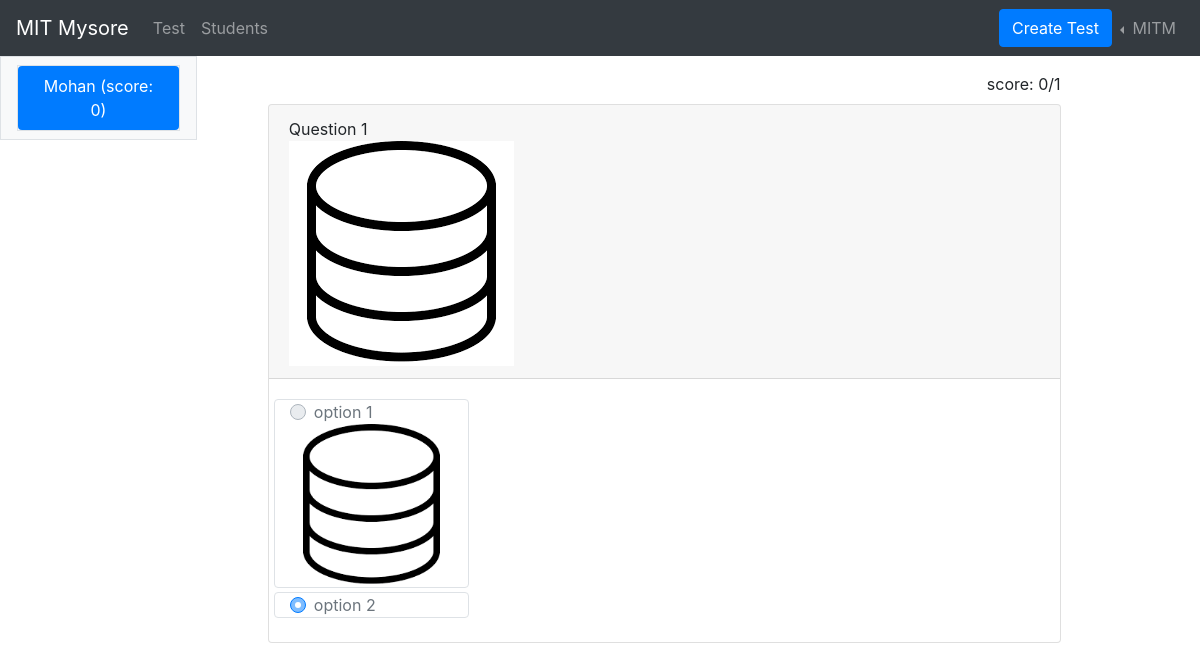
The app's page /test/i/result/4 (signed in) with its own data.
### users/models.py (models this page shows, shortened)
class Institute(models.Model):
    name = models.CharField(max_length=100)
    email = models.EmailField(unique=True)
    password = models.CharField(max_length=257)
    institute_code = models.CharField(
        max_length=20, default=random_code, unique=True)

class Student(models.Model):
    reg_no = models.CharField(max_length=20, blank=True, null=True)
    name = models.CharField(max_length=50)
    email = models.EmailField(unique=True)
    phone_number = models.CharField(max_length=20, unique=True)
    password = models.CharField(max_length=257)
    puc_college = models.CharField(max_length=200, blank=True, null=True)
    preffered_branch = models.CharField(max_length=100, blank=True, null=True)
    institute = models.ForeignKey(
        Institute, on_delete=models.CASCADE, related_name="students")

### questions/models.py (models this page shows, shortened)
class Question(models.Model):
    question = models.TextField()
    question_image = models.ImageField(upload_to='images/question/', null=True, blank=True)
    solution = models.TextField(null=True, blank=True)
    solution_image = models.ImageField(upload_to='images/solution/', null=True, blank=True)
    category = models.ForeignKey(CategoryLevel2, on_delete=models.SET_NULL, null=True, related_name="questions")
    created_on = models.DateField(auto_now=True)
    has_multiple_answers = models.BooleanField(default=False)

class Options(models.Model):
    question = models.ForeignKey('Question', on_delete=models.CASCADE, related_name='options')
    option = models.CharField(max_length=100)
    image = models.ImageField(upload_to='images/options/', null=True, blank=True)
    is_true = models.BooleanField(default=False)
    class Meta:
        unique_together = ['question', 'option']

### tests/views.py (the view)
# urls.py: path('i/result/<int:test_id>', views.resultInstitute),
def resultInstitute(request, test_id):
    if request.session.get('institute', False):
        email = request.session['institute']
        if Institute.objects.filter(email=email).exists():
            institute = Institute.objects.filter(email=email)[0]
            test = Test.objects.get(id=test_id)
            students = test.students.all()
            students_response = []
            for student in students:
                student_questions = StudentQuestion.objects.filter(student_test=student)
                questions = []
                score = 0
                total_questions = len(student_questions)
                for student_question in student_questions:
                    options = []
                    question_options = student_question.question_test.question.options.all()
                    student_options = student_question.option.all()
                    is_correct = False
                    for option in question_options:
                        is_marked = False
                        for student_option in student_options:
                            if option.id == student_option.option.id:
                                is_marked = True
                                if option.is_true:
                                    is_correct = True
                        options.append({
                            "option": option,
                            "is_marked": is_marked
                        })
                    if is_correct:
                        score += 1
                    questions.append({
                        "question": student_question.question_test.question,
                        "options": options,
                        "is_correct": is_correct
                    })
                students_response.append({
                    "student": student.student,
                    "questions": questions,
                    "score": score,
                    "total_questions": total_questions
                })
            response_obj = {"institute": institute, "students": students_response}
            return render(request, "test_results_institute.html", response_obj)
        else:
            return redirect('/log-in')
    else:
        return redirect('/log-in')

### templates/test_results_institute.html (shortened to what this page needs)
{% extends "nav_institute.html" %} {% block content %}
<link rel="stylesheet" href="https://cdnjs.cloudflare.com/ajax/libs/font-awesome/4.7.0/css/font-awesome.min.css">
<div class="container-fluid">
    <div class="row mr-lg-1">
        <div class="col-12 col-md-3 col-xl-2 p-0" id="sideNav">
            <nav class="navbar navbar-expand-md navbar-light bg-light border">
                <div class="collapse navbar-collapse border" id="sideNavQuestions">
                    <ul class="w-100 nav nav-pills nav-justified flex-column">
                        {% for student in students %}
                        <li class="nav-item">
                            <a class="nav-link {% if forloop.first %}active{% endif %}" data-toggle="tab"
                                href="#student{{student.student.id}}">{{ student.student.name }}
                                (score: {{student.score}})</a>
                        </li>
                        {% endfor %}
                    </ul>
                </div>
            </nav>
        </div>
        <main class="col-12 col-md-9 col-xl-9 py-md-3 pl-md-5 bd-content mx-2">
            <div class="tab-content">
                {% for student in students %}
                <div class="tab-pane container {% if forloop.first %}active{% endif %}"
                    id="student{{student.student.id}}">
                    <div class="row mb-2 mt-0">
                        <div class="col-auto ml-auto">
                            score: {{student.score}}/{{student.total_questions}}
                        </div>
                    </div>
                    {% for question in student.questions %}
                    <div class="card mb-2 {% if question.is_correct %}border border-success{% endif %}">
                        <div class="card-header">
                            <div class="row">
                                <div class="col">
                                    {{question.question.question}}
                                    {% if question.question.question_image %}
                                    <img class="img-fluid" src="/uploads/{{question.question.question_image}}" alt="">
                                    {% endif %}
                                </div>
                                <div class="col-auto ml-auto">
                                </div>
                            </div>
                        </div>
                        <div class="card-body">
                            {% for option in question.options %}
                            <div class="row mb-1">
                                <div class="col-12 col-xl-3 border rounded">
                                    <div class="row">
                                        <div class="col-auto align-self-center">
                                            <div class="custom-control custom-radio">
                                                <label class="custom-control-label"
                                                    for="option{{question.question.id}}{{option.option.id}}">
                                                    {{option.option.option}}
                                                </label>
                                            </div>
                                        </div>
                                        {% if option.option.image %}
                                        <div class="col-auto">
                                            <img class="img-fluid" src="/uploads/{{option.option.image}}" alt="">
                                        </div>
                                        {% endif %}
                                    </div>
                                </div>
                            </div>
                            {% endfor %}
                        </div>
                    </div>
                    {% endfor %}
                </div>
                {% endfor %}
            </div>
        </main>
    </div>
</div>
{% endblock %}

### templates/nav_institute.html (shortened to what this page needs)
<!DOCTYPE html>
<html lang="en">
<head>
  <link rel="stylesheet" href="https://maxcdn.bootstrapcdn.com/bootstrap/4.5.0/css/bootstrap.min.css" />
</head>
<body>
  <nav class="navbar navbar-expand-sm bg-dark navbar-dark">
    <a class="navbar-brand" href="/">MIT Mysore</a>
    <div class="collapse navbar-collapse" id="collapsibleNavbar">
      <ul class="navbar-nav mr-auto">
        <li class="nav-item">
          <a class="nav-link" href="/test/i/test-list">Test</a>
        </li>
        <li class="nav-item">
          <a class="nav-link" href="/i/student-list">Students</a>
        </li>
      </ul>
      <a class="btn btn-primary" href="/test/i/create-test">
        Create Test
      </a>
      <ul class="navbar-nav">
        <li class="nav-item dropdown dropleft">
          <a class="nav-link dropdown-toggle" href="#" id="navbardrop" data-toggle="dropdown">
            {{institute.name}}
          </a>
        </li>
      </ul>
    </div>
  </nav>
  {% block content %} {% endblock %}
</body>
</html>

### records on screen
Institute: name "MITM"
Student: student.name "Mohan", score "0", total_questions "1"
Question: question.question "Question 1", question.question_image (picture)
Options: option.option "option 1", option.image (picture)
Options: option.option "option 2"
